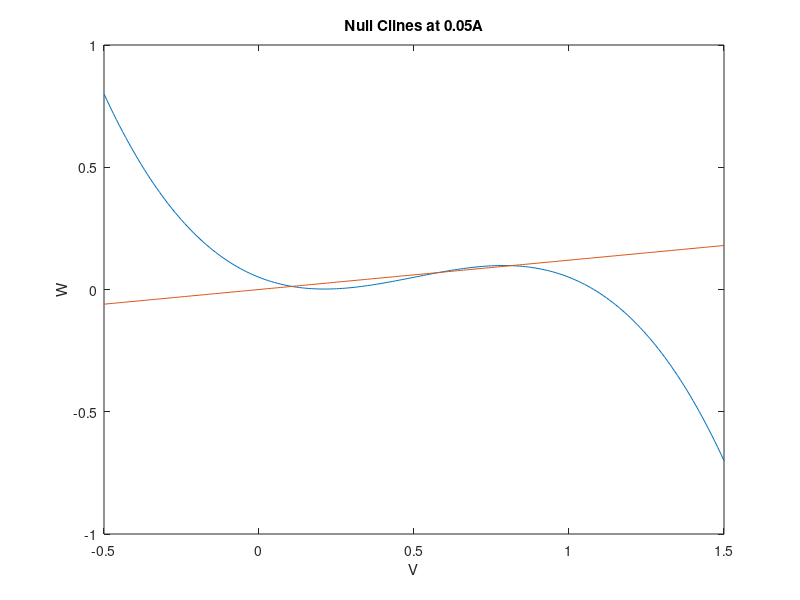

Write the MATLAB code that produced this figure. (Note: this script raises an error after producing the figure.)
%Parth Doshi
%BE17B024
%Case 4

a = 0.5;
b = 0.012;
r = 0.1;

%For Case 4, choose input current
I = 0.05;

%Null-cline in the range -0.5 to 1.5
v_i = -0.5:0.01:1.5;
w = v_i.*(a-v_i).*(v_i-1) + I;

plot(v_i,w);
hold on
ax = gca;
ylabel({'W'});
xlabel({'V'});
title({'Null Clines at 0.05A'});

w = b.*v_i/r;
plot(v_i,w);

%Phase plots - displaced by (0.01,0.01)
%[vp,wp] = gen_fhn(0.05,0.116,0.023);
%[vp,wp] = gen_fhn(0.05,0.591,0.017);
[vp,wp] = gen_fhn(0.05,0.827,0.107);
a = plot(vp,wp);
title({'Trajectory'});

hold off

%Plot for V vs time
t = 0:0.1:100;
plot(t,vp);
hold on
ax = gca;
ylabel({'V'});
xlabel({'t(s)'});
title({'V vs time'});

%Plot for W vs time
t = 0:0.1:100;
plot(t,wp);
hold on
ax = gca;
ylabel({'W'});
xlabel({'t(s)'});
title({'W vs time'});